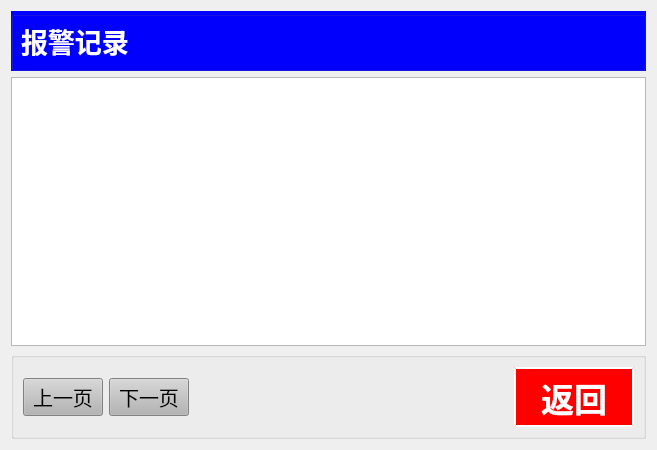
<?xml version="1.0" encoding="UTF-8"?>
<ui version="4.0">
 <class>Form_warning</class>
 <widget class="QWidget" name="Form_warning">
  <property name="geometry">
   <rect>
    <x>0</x>
    <y>0</y>
    <width>657</width>
    <height>450</height>
   </rect>
  </property>
  <property name="windowTitle">
   <string>Form</string>
  </property>
  <layout class="QGridLayout" name="gridLayout_3">
   <item row="0" column="0">
    <widget class="QGroupBox" name="groupBox">
     <property name="styleSheet">
      <string notr="true">QGroupBox{ background-color:rgb(0, 0, 255);} 
QGroupBox{ margin-top:0px;}
QGroupBox:title {margin-top: 0px;}</string>
     </property>
     <property name="title">
      <string/>
     </property>
     <layout class="QGridLayout" name="gridLayout">
      <item row="0" column="1">
       <spacer name="horizontalSpacer_3">
        <property name="orientation">
         <enum>Qt::Horizontal</enum>
        </property>
        <property name="sizeHint" stdset="0">
         <size>
          <width>190</width>
          <height>20</height>
         </size>
        </property>
       </spacer>
      </item>
      <item row="0" column="0">
       <widget class="QLabel" name="label">
        <property name="font">
         <font>
          <pointsize>20</pointsize>
          <weight>75</weight>
          <italic>false</italic>
          <bold>true</bold>
         </font>
        </property>
        <property name="styleSheet">
         <string notr="true">QLabel{color:rgb(255, 255, 255);}</string>
        </property>
        <property name="text">
         <string>报警记录</string>
        </property>
       </widget>
      </item>
     </layout>
    </widget>
   </item>
   <item row="1" column="0">
    <widget class="QTableView" name="tableView"/>
   </item>
   <item row="2" column="0">
    <widget class="QGroupBox" name="groupBox_2">
     <property name="title">
      <string/>
     </property>
     <layout class="QGridLayout" name="gridLayout_2">
      <item row="0" column="0">
       <widget class="QPushButton" name="pushButton">
        <property name="font">
         <font>
          <pointsize>15</pointsize>
         </font>
        </property>
        <property name="styleSheet">
         <string notr="true">QPushButton { background-color:rgb(180, 180, 180);} 
QPushButton:hover { background-color: rgb(150, 150, 150); }
QPushButton {color:rgb(0, 0, 0);}</string>
        </property>
        <property name="text">
         <string>上一页</string>
        </property>
       </widget>
      </item>
      <item row="0" column="1">
       <widget class="QPushButton" name="pushButton_2">
        <property name="font">
         <font>
          <pointsize>15</pointsize>
         </font>
        </property>
        <property name="styleSheet">
         <string notr="true">QPushButton { background-color:rgb(180, 180, 180);} 
QPushButton:hover { background-color: rgb(150, 150, 150); }
QPushButton {color:rgb(0, 0, 0);}</string>
        </property>
        <property name="text">
         <string>下一页</string>
        </property>
       </widget>
      </item>
      <item row="0" column="2">
       <spacer name="horizontalSpacer">
        <property name="orientation">
         <enum>Qt::Horizontal</enum>
        </property>
        <property name="sizeHint" stdset="0">
         <size>
          <width>284</width>
          <height>20</height>
         </size>
        </property>
       </spacer>
      </item>
      <item row="0" column="3">
       <widget class="QPushButton" name="btn_Return">
        <property name="minimumSize">
         <size>
          <width>120</width>
          <height>60</height>
         </size>
        </property>
        <property name="maximumSize">
         <size>
          <width>120</width>
          <height>60</height>
         </size>
        </property>
        <property name="font">
         <font>
          <pointsize>25</pointsize>
          <weight>75</weight>
          <bold>true</bold>
         </font>
        </property>
        <property name="styleSheet">
         <string notr="true">QPushButton { background-color:rgb(255, 0, 0);} 
QPushButton:hover { background-color: rgb(255, 50, 0); }
QPushButton {color:rgb(255, 255, 255);
                             border-style: outset;
                           	border-width: 2px;
	                         border-color: white;}
</string>
        </property>
        <property name="text">
         <string>返回</string>
        </property>
       </widget>
      </item>
     </layout>
    </widget>
   </item>
  </layout>
 </widget>
 <resources/>
 <connections>
  <connection>
   <sender>btn_Return</sender>
   <signal>clicked()</signal>
   <receiver>Form_warning</receiver>
   <slot>close()</slot>
   <hints>
    <hint type="sourcelabel">
     <x>596</x>
     <y>404</y>
    </hint>
    <hint type="destinationlabel">
     <x>328</x>
     <y>224</y>
    </hint>
   </hints>
  </connection>
 </connections>
</ui>
